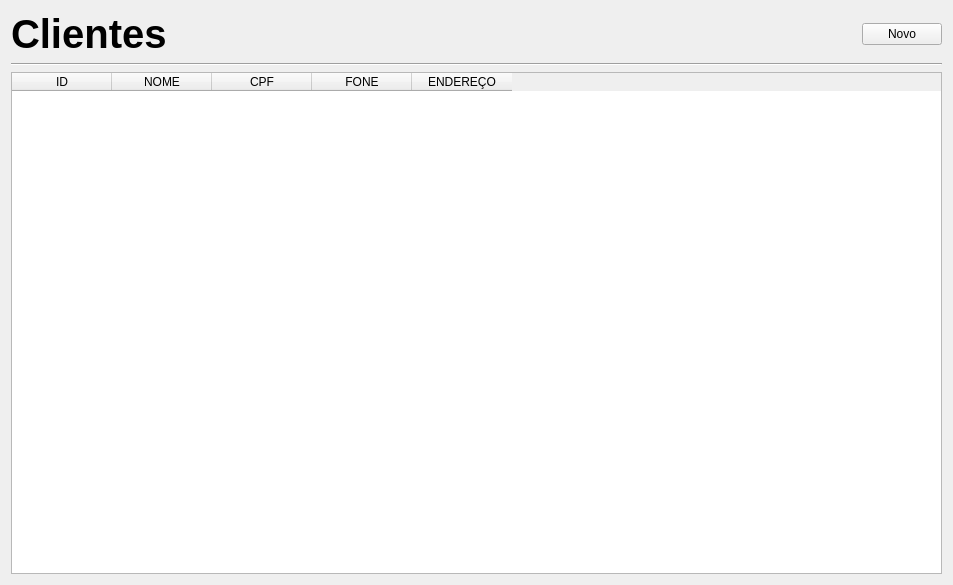
<?xml version="1.0" encoding="UTF-8"?>
<ui version="4.0">
 <class>Form</class>
 <widget class="QWidget" name="Form">
  <property name="geometry">
   <rect>
    <x>0</x>
    <y>0</y>
    <width>953</width>
    <height>585</height>
   </rect>
  </property>
  <property name="windowTitle">
   <string>Form</string>
  </property>
  <layout class="QVBoxLayout" name="verticalLayout">
   <item>
    <layout class="QHBoxLayout" name="horizontalLayout">
     <item>
      <widget class="QLabel" name="label">
       <property name="font">
        <font>
         <pointsize>30</pointsize>
         <bold>true</bold>
        </font>
       </property>
       <property name="text">
        <string>Clientes</string>
       </property>
      </widget>
     </item>
     <item>
      <spacer name="horizontalSpacer">
       <property name="orientation">
        <enum>Qt::Horizontal</enum>
       </property>
       <property name="sizeHint" stdset="0">
        <size>
         <width>40</width>
         <height>20</height>
        </size>
       </property>
      </spacer>
     </item>
     <item>
      <widget class="QPushButton" name="pushButton">
       <property name="text">
        <string>Novo</string>
       </property>
      </widget>
     </item>
    </layout>
   </item>
   <item>
    <widget class="Line" name="line">
     <property name="orientation">
      <enum>Qt::Horizontal</enum>
     </property>
    </widget>
   </item>
   <item>
    <widget class="QTableWidget" name="tableWidget">
     <column>
      <property name="text">
       <string>ID</string>
      </property>
     </column>
     <column>
      <property name="text">
       <string>NOME</string>
      </property>
     </column>
     <column>
      <property name="text">
       <string>CPF</string>
      </property>
     </column>
     <column>
      <property name="text">
       <string>FONE</string>
      </property>
     </column>
     <column>
      <property name="text">
       <string>ENDEREÇO</string>
      </property>
     </column>
    </widget>
   </item>
  </layout>
 </widget>
 <resources/>
 <connections/>
</ui>
